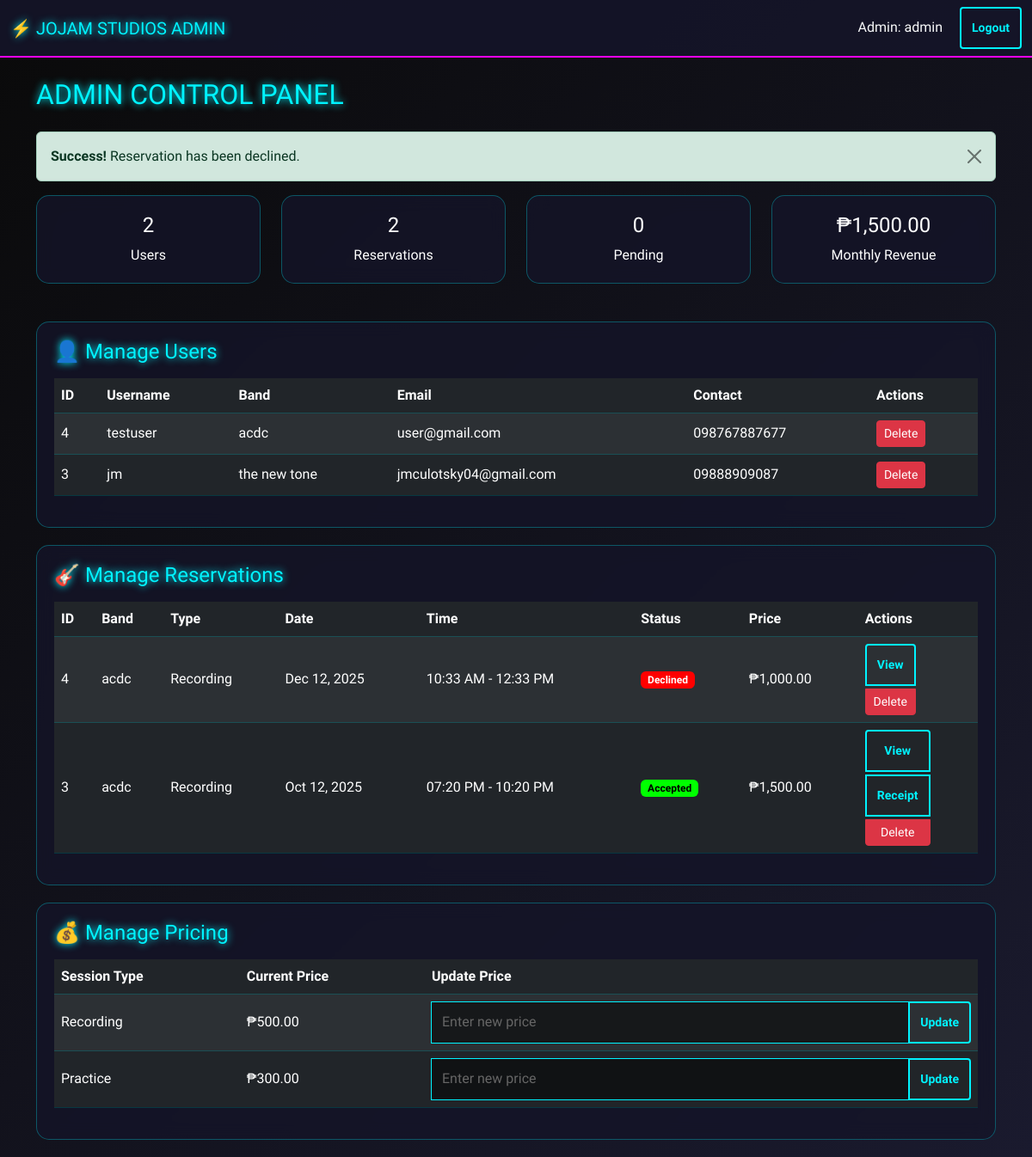
The page /admin_dashboard.php?status_updated=declined (signed in) on the database as committed earlier.
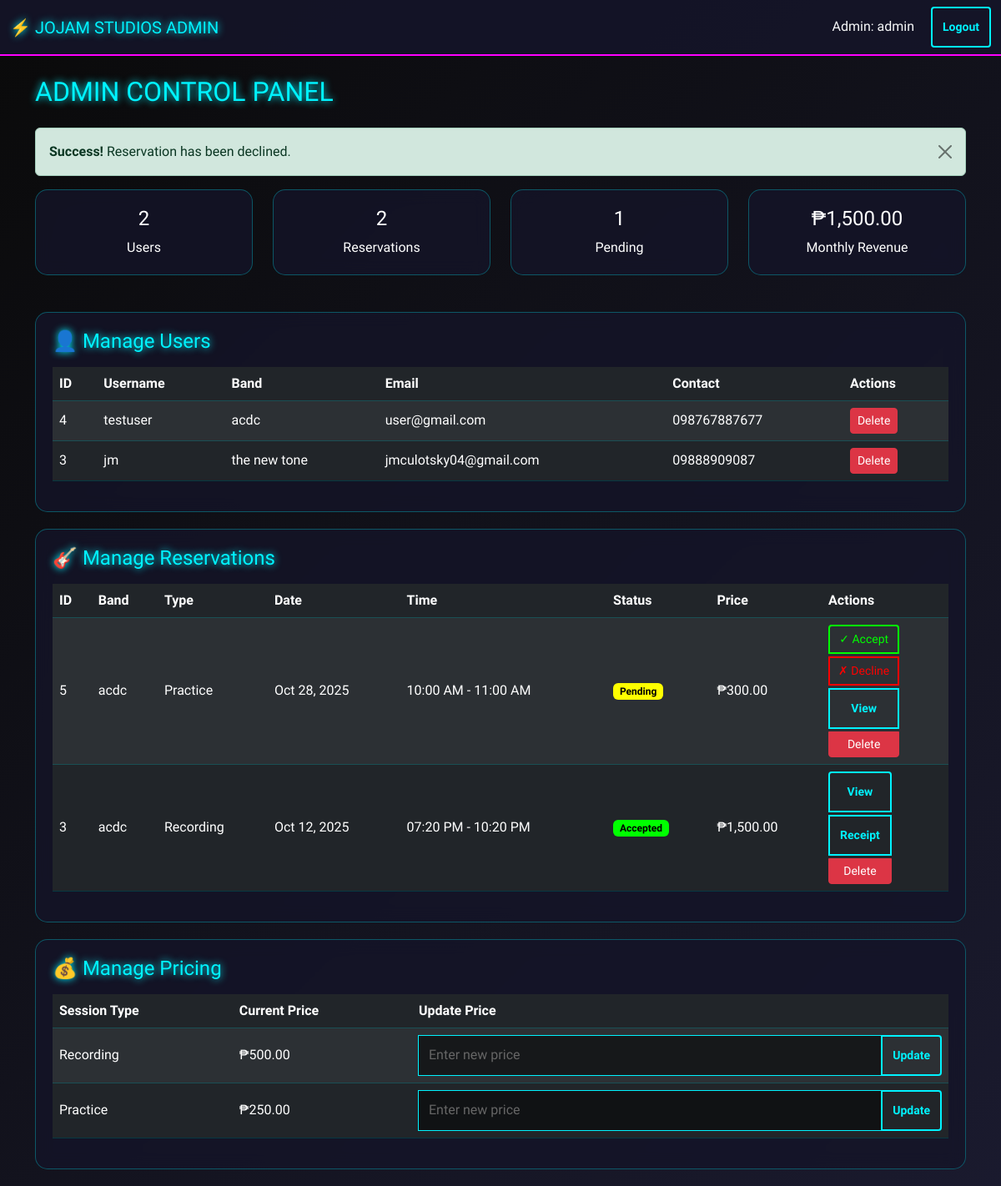
The same page on the database as committed later.
### tables this page shows
CREATE TABLE `users` (
  `id` int(11) NOT NULL,
  `username` varchar(50) NOT NULL,
  `email` varchar(100) NOT NULL,
  `password` varchar(255) NOT NULL,
  `role` enum('admin','user') DEFAULT 'user',
  `band_name` varchar(100) DEFAULT NULL,
  `contact_number` varchar(20) DEFAULT NULL,
  `created_at` timestamp NOT NULL DEFAULT current_timestamp()
);

CREATE TABLE `reservations` (
  `id` int(11) NOT NULL,
  `user_id` int(11) NOT NULL,
  `band_name` varchar(100) NOT NULL,
  `date` date NOT NULL,
  `start_time` time NOT NULL,
  `end_time` time NOT NULL,
  `members` int(11) NOT NULL,
  `roles` varchar(255) DEFAULT NULL,
  `type` enum('recording','practice') NOT NULL,
  `total_price` double DEFAULT NULL,
  `status` enum('pending','accepted','declined') DEFAULT 'pending',
  `created_at` timestamp NOT NULL DEFAULT current_timestamp()
);

CREATE TABLE `pricing` (
  `id` int(11) NOT NULL,
  `type` enum('recording','practice') NOT NULL,
  `price_per_hour` decimal(10,2) NOT NULL,
  `updated_at` timestamp NOT NULL DEFAULT current_timestamp() ON UPDATE current_timestamp(),
  `price` decimal(10,2) NOT NULL DEFAULT 0.00
);

### admin_dashboard.php (the view, shortened to what the changed rows need)
<?php
require_once 'config.php';
$pending_reservations = $conn->query("SELECT COUNT(*) AS total FROM reservations WHERE status = 'pending'")->fetch_assoc()['total'];
$users = $conn->query("SELECT * FROM users WHERE role='user' ORDER BY id DESC")->fetch_all(MYSQLI_ASSOC);
$reservations = $conn->query("SELECT r.*, u.username, u.band_name FROM reservations r JOIN users u ON r.user_id=u.id ORDER BY r.date DESC")->fetch_all(MYSQLI_ASSOC);
$pricing = $conn->query("SELECT * FROM pricing")->fetch_all(MYSQLI_ASSOC);
?>
<!DOCTYPE html>
<html lang="en">
<head>
    <link href="https://cdn.jsdelivr.net/npm/bootstrap@5.3.0/dist/css/bootstrap.min.css" rel="stylesheet">
    <link rel="stylesheet" href="jojam-styles.css">
</head>
<body>
<div class="container mt-4">
    <h2 class="neon-text mb-4">ADMIN CONTROL PANEL</h2>
    <div class="row text-center mb-4">
        <div class="col-md-3"><div class="glass-card"><h4><?php echo $pending_reservations; ?></h4>Pending</div></div>
    </div>
    <div class="glass-card">
        <div class="table-responsive">
            <table class="table table-dark table-striped align-middle">
                <thead><tr><th>ID</th><th>Username</th><th>Band</th><th>Email</th><th>Contact</th><th>Actions</th></tr></thead>
                <tbody>
                    <?php foreach ($users as $u): ?>
                    <tr>
                        <td><?= $u['id'] ?></td>
                        <td><?= htmlspecialchars($u['username']) ?></td>
                        <td><?= htmlspecialchars($u['band_name']) ?></td>
                        <td><?= htmlspecialchars($u['email'] ?? '-') ?></td>
                        <td><?= htmlspecialchars($u['contact_number'] ?? '-') ?></td>
                        <td>
                            <a href="?delete_user=<?= $u['id'] ?>" class="btn btn-sm btn-danger" onclick="return confirm('Delete this user?')">Delete</a>
                        </td>
                    </tr>
                    <?php endforeach; ?>
                </tbody>
            </table>
        </div>
    </div>
    <div class="glass-card">
        <div class="table-responsive">
            <table class="table table-dark table-striped align-middle">
                <thead>
                    <tr>
                        <th>ID</th>
                        <th>Band</th>
                        <th>Type</th>
                        <th>Date</th>
                        <th>Time</th>
                        <th>Status</th>
                        <th>Price</th>
                        <th>Actions</th>
                    </tr>
                </thead>
                <tbody>
                    <?php foreach ($reservations as $r): ?>
                    <tr>
                        <td><?= $r['id'] ?></td>
                        <td><?= htmlspecialchars($r['band_name']) ?></td>
                        <td><?= ucfirst($r['type']) ?></td>
                        <td><?= date('M d, Y', strtotime($r['date'])) ?></td>
                        <td><?= date('h:i A', strtotime($r['start_time'])) ?> - <?= date('h:i A', strtotime($r['end_time'])) ?></td>
                        <td>
                            <span class="badge
                                <?php if($r['status']=='pending') echo 'badge-pending';
                                elseif($r['status']=='accepted') echo 'badge-accepted';
                                else echo 'badge-declined'; ?>">
                                <?= ucfirst($r['status']); ?>
                            </span>
                        </td>
                        <td>₱<?= number_format($r['total_price'],2) ?></td>
                        <td>
                            <div class="btn-group-vertical btn-group-sm" role="group">
                                <?php if ($r['status'] === 'pending'): ?>
                                    <a href="?accept_reservation=<?= $r['id'] ?>"
                                       class="btn btn-accept mb-1"
                                       onclick="return confirm('Accept this reservation?')">
                                        ✓ Accept
                                    </a>
                                    <a href="?decline_reservation=<?= $r['id'] ?>"
                                       class="btn btn-decline mb-1"
                                       onclick="return confirm('Decline this reservation?')">
                                        ✗ Decline
                                    </a>
                                <?php endif; ?>
                                <a href="view_reservation.php?id=<?= $r['id'] ?>" class="btn btn-neon btn-sm mb-1">View</a>
                                <?php if ($r['status'] === 'accepted'): ?>
                                    <a href="generate_receipt.php?id=<?= $r['id'] ?>" class="btn btn-neon btn-sm mb-1">Receipt</a>
                                <?php endif; ?>
                                <a href="?delete_reservation=<?= $r['id'] ?>"
                                   class="btn btn-danger btn-sm"
                                   onclick="return confirm('Delete this reservation?')">Delete</a>
                            </div>
                        </td>
                    </tr>
                    <?php endforeach; ?>
                </tbody>
            </table>
        </div>
    </div>
    <div class="glass-card">
        <div class="table-responsive">
            <table class="table table-dark table-striped align-middle">
                <thead><tr><th>Session Type</th><th>Current Price</th><th>Update Price</th></tr></thead>
                <tbody>
                    <?php foreach ($pricing as $p): ?>
                    <tr>
                        <form method="POST">
                            <td><?= ucfirst($p['type']) ?></td>
                            <td>₱<?= number_format($p['price_per_hour'], 2) ?></td>
                            <td>
                                <div class="input-group">
                                    <input type="number" step="0.01" name="price" class="form-control" placeholder="Enter new price" required>
                                    <button type="submit" name="update_price" class="btn btn-neon btn-sm">Update</button>
                                </div>
                            </td>
                        </form>
                    </tr>
                    <?php endforeach; ?>
                </tbody>
            </table>
        </div>
    </div>
</div>
</body>
</html>

Rows that differ between the two databases and show on the page:
removed reservations: id "4", user.band_name "acdc", type "Recording", date "Dec 12, 2025", start_time "10:33 AM", end_time "12:33 PM", status "Declined", total_price "1,000.00"
added reservations: id "5", user.band_name "acdc", type "Practice", date "Oct 28, 2025", start_time "10:00 AM", end_time "11:00 AM", status "Pending", total_price "300.00"
changed pricing "Practice": price_per_hour "300.00" → "250.00"
Other text that changed with them:
$pending_reservations: "0" → "1"
